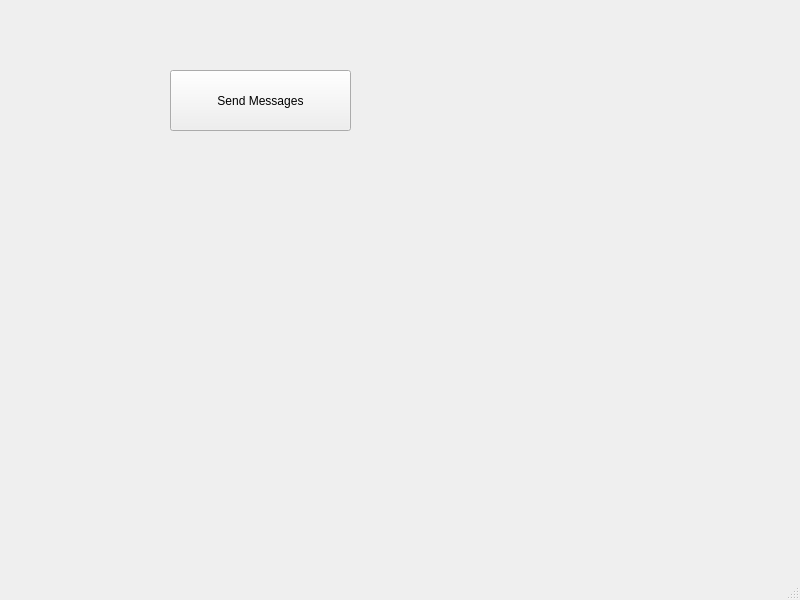
<?xml version="1.0" encoding="UTF-8"?>
<ui version="4.0">
 <class>MainWindow</class>
 <widget class="QMainWindow" name="MainWindow">
  <property name="geometry">
   <rect>
    <x>0</x>
    <y>0</y>
    <width>800</width>
    <height>600</height>
   </rect>
  </property>
  <property name="windowTitle">
   <string>MainWindow</string>
  </property>
  <widget class="QWidget" name="centralwidget">
   <widget class="QPushButton" name="pushButton">
    <property name="geometry">
     <rect>
      <x>170</x>
      <y>70</y>
      <width>181</width>
      <height>61</height>
     </rect>
    </property>
    <property name="text">
     <string>Send Messages</string>
    </property>
   </widget>
  </widget>
  <widget class="QMenuBar" name="menubar">
   <property name="geometry">
    <rect>
     <x>0</x>
     <y>0</y>
     <width>800</width>
     <height>22</height>
    </rect>
   </property>
  </widget>
  <widget class="QStatusBar" name="statusbar"/>
 </widget>
 <resources/>
 <connections/>
</ui>
